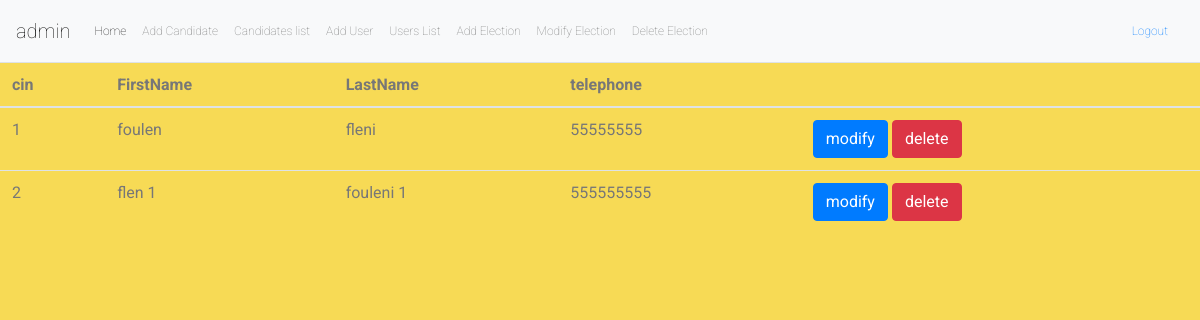
The page /admin/candidate/candidatesList.php (signed in) on the database its author committed.
### tables this page shows
CREATE TABLE `candidate` (
  `id` int(11) NOT NULL,
  `firstName` varchar(10) NOT NULL,
  `lastName` varchar(10) NOT NULL,
  `address` varchar(25) NOT NULL,
  `email` varchar(20) NOT NULL,
  `img` varchar(200) NOT NULL,
  `tel` varchar(12) NOT NULL,
  `C_description` varchar(200) NOT NULL
);

### admin/candidate/candidatesList.php (the view, shortened to what this page needs)
<?php
$bdd = ConnexionBD::getInstance();
if(isset($_SESSION['username']) && isset($_SESSION['password']) && isset($_SESSION['role'])) {
	if($_SESSION['role']){
        include '../../includes/header.php';
        ?>
        <link rel="stylesheet" href="https://maxcdn.bootstrapcdn.com/bootstrap/4.0.0/css/bootstrap.min.css">
        <link rel="stylesheet" href="../assets/css/style.css">
        <table class="table">
            <thead>
                <tr>
                <th scope="col">cin</th>
                <th scope="col">FirstName</th>
                <th scope="col">LastName</th>
                <th scope="col">telephone</th>
                <th scope="col"></th>
                </tr>
            </thead>
            <tbody>
    <?php
        $req = $bdd->prepare('SELECT * FROM candidate');
        $req->execute();
        $candidates = $req->fetchAll(PDO::FETCH_OBJ);
        $i = 1;
        foreach($candidates as $candidate) {
            ?>
            <tr <?= 'id="'.$i.'" onclick="openUser(this.id,\'./showCandidate.php\')"'?>>
                <td><?=$candidate->id?></td>
                <td><?=$candidate->firstName?></td>
                <td><?=$candidate->lastName?></td>
                <td><?=$candidate->tel?></td>
                 <td>
                     <button onclick="<?="openUser(".$i.","."'./modifyCandidate.php'".")"?>; event.stopPropagation();" class="btn btn-primary">modify</button>
                     <button onclick="<?="deleteUser(".$candidate->id.",'candidate',".$i.")"?>; event.stopPropagation();" class="btn btn-danger">delete</button>
                 </td>
            </tr>
        <?php
        $i++;
        }
        ?>
        </tbody>
        </table>
        <?php
    }
    else{
        header("Location: ../login");
    }
}
else{
    header("Location: ../login");
}
?>

### includes/header.php (shortened to what this page needs)
<link rel="stylesheet" href="https://maxcdn.bootstrapcdn.com/bootstrap/4.0.0/css/bootstrap.min.css">
<?php
$path = substr(__FILE__, strlen($_SERVER['DOCUMENT_ROOT']));
$format_path = str_replace("\\","/",$path);
$root = explode("/",$format_path)[1];
?>
<nav class="navbar navbar-expand-lg navbar-light bg-light">
            <a class="navbar-brand" href="#"><?= $_SESSION['username'] ?></a>
            <?php
                if($_SESSION['role']){?>
            <div class="collapse navbar-collapse" id="navbarTogglerDemo03">
                <ul class="navbar-nav mr-auto mt-2 mt-lg-0">
                    <li class="nav-item active">
                        <a class="nav-link" href="<?= "/".$root."/admin/index.php"?>">Home <span class="sr-only">(current)</span></a>
                    </li>
                    <li class="nav-item">
                        <a class="nav-link" href="<?= "/".$root."/admin/candidate/addCandidate.php"?>">Add Candidate</a>
                    </li>
                    <li class="nav-item">
                        <a class="nav-link" href="<?= "/".$root."/admin/candidate/candidatesList.php"?>">Candidates list</a>
                    </li>
                    <li class="nav-item">
                        <a class="nav-link" href="<?= "/".$root."/admin/users/add_user.php"?>">Add User</a>
                    </li>
                    <li class="nav-item">
                        <a class="nav-link" href="<?= "/".$root."/admin/users/users_list.php"?>">Users List</a>
                    </li>
                    <li class="nav-item">
                        <a class="nav-link" href="<?= "/".$root."/admin/add.php"?>">Add Election</a>
                    </li>
                    <li class="nav-item">
                        <a class="nav-link" href="<?= "/".$root."/admin/modify.php"?>">Modify Election</a>
                    </li>
                    <li class="nav-item">
                        <a class="nav-link" href="<?= "/".$root."/deletePerson.php"?>">Delete Election</a>
                    </li>
                </ul>
            </div>
            <?php }
            $path = '/'.explode('\\',dirname(__DIR__))[3].'/includes/logout.php';
            ?>
            <div class="float-right">
            <a class="nav-link" href=<?=$path?>>Logout</a>
            </div>
        </nav>

### assets/css/style.css (style rules this page uses)
* { margin: 0; padding: 0; box-sizing: border-box; -webkit-box-sizing: border-box; -moz-box-sizing: border-box; -webkit-font-smoothing: antialiased; -moz-font-smoothing: antialiased; -o-font-smoothing: antialiased; font-smoothing: antialiased; text-rendering: optimizeLegibility; }

### rows shown on the page
candidate: id "1", firstName "foulen", lastName "fleni", tel "55555555"
candidate: id "2", firstName "flen 1", lastName "fouleni 1", tel "555555555"

### other values the page prints
$_SESSION['username'] "admin"
